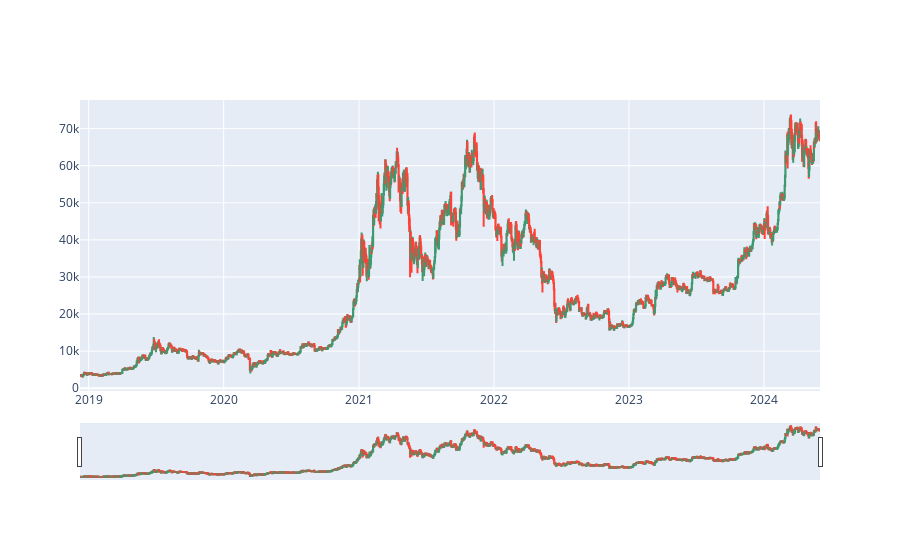

Source (notebook cell):
### Code cell
import plotly.graph_objects as go

fig = go.Figure(data=[go.Candlestick(x=df['Date'],
                open=df['open'],
                high=df['high'],
                low=df['low'],
                close=df['close'])])

fig.show()

### Figure 1 — Plotly figure (JSON) as saved in the notebook; plotly's stock layout.template omitted (floating-point values rounded to 4 significant figures; data arrays with more than 128 entries replaced by an {"elided": "..."} marker saying what was removed)
{"data": [{"close": {"elided": "2001 float values"}, "high": {"elided": "2001 float values"}, "low": {"elided": "2001 float values"}, "open": {"elided": "2001 float values"}, "type": "candlestick", "x": {"elided": "2001 str values"}}], "layout": {}}
